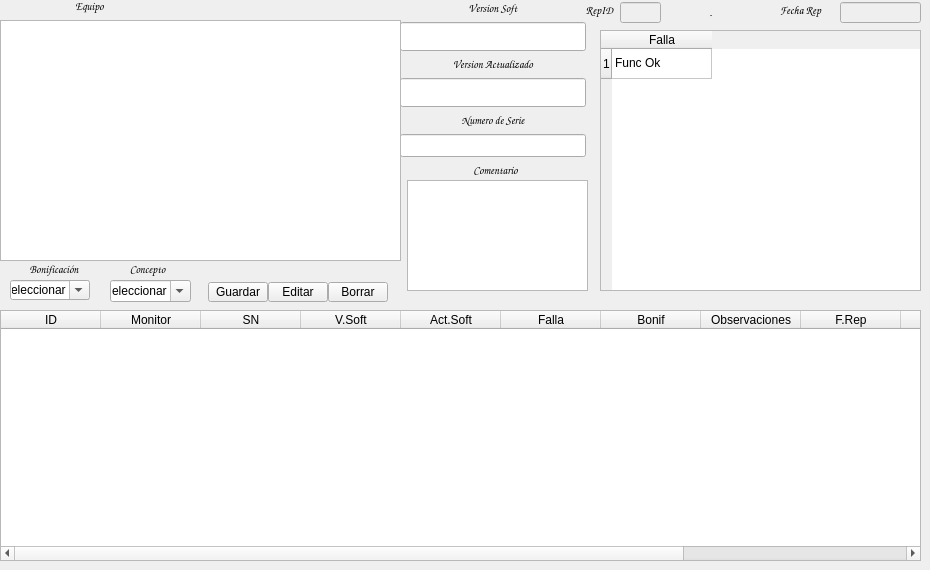
   <widget class="QWidget" name="Monitores">
    <attribute name="title">
     <string>Monitores</string>
    </attribute>
    <widget class="QTextEdit" name="MON_COM">
     <property name="geometry">
      <rect>
       <x>407</x>
       <y>180</y>
       <width>181</width>
       <height>111</height>
      </rect>
     </property>
     <property name="inputMethodHints">
      <set>Qt::ImhNone</set>
     </property>
    </widget>
    <widget class="QLabel" name="label_9">
     <property name="geometry">
      <rect>
       <x>405</x>
       <y>160</y>
       <width>181</width>
       <height>20</height>
      </rect>
     </property>
     <property name="font">
      <font>
       <family>Comic Sans MS</family>
       <pointsize>8</pointsize>
       <weight>75</weight>
       <bold>true</bold>
      </font>
     </property>
     <property name="text">
      <string>Comentario</string>
     </property>
     <property name="alignment">
      <set>Qt::AlignCenter</set>
     </property>
    </widget>
    <widget class="QPushButton" name="MON_BORRAR">
     <property name="geometry">
      <rect>
       <x>328</x>
       <y>282</y>
       <width>60</width>
       <height>20</height>
      </rect>
     </property>
     <property name="text">
      <string>Borrar</string>
     </property>
    </widget>
    <widget class="QTableWidget" name="MON_FALLAS">
     <property name="geometry">
      <rect>
       <x>600</x>
       <y>30</y>
       <width>321</width>
       <height>261</height>
      </rect>
     </property>
     <property name="sizeAdjustPolicy">
      <enum>QAbstractScrollArea::AdjustToContents</enum>
     </property>
     <row>
      <property name="text">
       <string>1</string>
      </property>
     </row>
     <column>
      <property name="text">
       <string>Falla</string>
      </property>
     </column>
     <item row="0" column="0">
      <property name="text">
       <string>Func Ok</string>
      </property>
      <property name="checkState">
       <enum>Unchecked</enum>
      </property>
     </item>
    </widget>
    <widget class="QTableWidget" name="MonitoresDatos">
     <property name="geometry">
      <rect>
       <x>0</x>
       <y>310</y>
       <width>921</width>
       <height>251</height>
      </rect>
     </property>
     <property name="styleSheet">
      <string notr="true">selection-background-color: rgb(85, 255, 0);</string>
     </property>
     <property name="selectionBehavior">
      <enum>QAbstractItemView::SelectRows</enum>
     </property>
     <column>
      <property name="text">
       <string>ID</string>
      </property>
     </column>
     <column>
      <property name="text">
       <string>Monitor</string>
      </property>
     </column>
     <column>
      <property name="text">
       <string>SN</string>
      </property>
     </column>
     <column>
      <property name="text">
       <string>V.Soft</string>
      </property>
     </column>
     <column>
      <property name="text">
       <string>Act.Soft</string>
      </property>
     </column>
     <column>
      <property name="text">
       <string>Falla</string>
      </property>
     </column>
     <column>
      <property name="text">
       <string>Bonif</string>
      </property>
     </column>
     <column>
      <property name="text">
       <string>Observaciones</string>
      </property>
     </column>
     <column>
      <property name="text">
       <string>F.Rep</string>
      </property>
     </column>
     <column>
      <property name="text">
       <string>RepID</string>
      </property>
     </column>
     <column>
      <property name="text">
       <string>Grupo</string>
      </property>
     </column>
     <column>
      <property name="text">
       <string>Concepto</string>
      </property>
     </column>
    </widget>
    <widget class="QPushButton" name="MON_GUARDAR">
     <property name="geometry">
      <rect>
       <x>208</x>
       <y>282</y>
       <width>60</width>
       <height>20</height>
      </rect>
     </property>
     <property name="text">
      <string>Guardar</string>
     </property>
    </widget>
    <widget class="QLineEdit" name="MON_REP_ID">
     <property name="enabled">
      <bool>false</bool>
     </property>
     <property name="geometry">
      <rect>
       <x>620</x>
       <y>2</y>
       <width>41</width>
       <height>21</height>
      </rect>
     </property>
     <property name="font">
      <font>
       <family>Times New Roman</family>
       <pointsize>9</pointsize>
       <weight>75</weight>
       <bold>true</bold>
      </font>
     </property>
     <property name="contextMenuPolicy">
      <enum>Qt::DefaultContextMenu</enum>
     </property>
     <property name="layoutDirection">
      <enum>Qt::LeftToRight</enum>
     </property>
     <property name="inputMethodHints">
      <set>Qt::ImhDate|Qt::ImhSensitiveData</set>
     </property>
     <property name="text">
      <string/>
     </property>
     <property name="maxLength">
      <number>10</number>
     </property>
     <property name="alignment">
      <set>Qt::AlignCenter</set>
     </property>
    </widget>
    <widget class="QLabel" name="lID_28">
     <property name="geometry">
      <rect>
       <x>574</x>
       <y>0</y>
       <width>51</width>
       <height>20</height>
      </rect>
     </property>
     <property name="font">
      <font>
       <family>Comic Sans MS</family>
       <pointsize>8</pointsize>
       <weight>75</weight>
       <bold>true</bold>
      </font>
     </property>
     <property name="text">
      <string>RepID</string>
     </property>
     <property name="alignment">
      <set>Qt::AlignCenter</set>
     </property>
    </widget>
    <widget class="QLabel" name="lID_31">
     <property name="geometry">
      <rect>
       <x>770</x>
       <y>0</y>
       <width>61</width>
       <height>20</height>
      </rect>
     </property>
     <property name="font">
      <font>
       <family>Comic Sans MS</family>
       <pointsize>8</pointsize>
       <weight>75</weight>
       <bold>true</bold>
      </font>
     </property>
     <property name="text">
      <string>Fecha Rep</string>
     </property>
     <property name="alignment">
      <set>Qt::AlignCenter</set>
     </property>
    </widget>
    <widget class="QLineEdit" name="MON_FECHA_REP">
     <property name="enabled">
      <bool>false</bool>
     </property>
     <property name="geometry">
      <rect>
       <x>840</x>
       <y>2</y>
       <width>81</width>
       <height>21</height>
      </rect>
     </property>
     <property name="font">
      <font>
       <family>Times New Roman</family>
       <pointsize>9</pointsize>
       <weight>75</weight>
       <bold>true</bold>
      </font>
     </property>
     <property name="contextMenuPolicy">
      <enum>Qt::DefaultContextMenu</enum>
     </property>
     <property name="layoutDirection">
      <enum>Qt::LeftToRight</enum>
     </property>
     <property name="inputMethodHints">
      <set>Qt::ImhDate|Qt::ImhSensitiveData</set>
     </property>
     <property name="text">
      <string/>
     </property>
     <property name="maxLength">
      <number>10</number>
     </property>
     <property name="alignment">
      <set>Qt::AlignCenter</set>
     </property>
    </widget>
    <widget class="QPushButton" name="MON_EDITAR">
     <property name="geometry">
      <rect>
       <x>268</x>
       <y>282</y>
       <width>60</width>
       <height>20</height>
      </rect>
     </property>
     <property name="text">
      <string>Editar</string>
     </property>
    </widget>
    <widget class="QLabel" name="label_16">
     <property name="geometry">
      <rect>
       <x>0</x>
       <y>-2</y>
       <width>179</width>
       <height>16</height>
      </rect>
     </property>
     <property name="font">
      <font>
       <family>Comic Sans MS</family>
       <pointsize>8</pointsize>
       <weight>75</weight>
       <bold>true</bold>
      </font>
     </property>
     <property name="frameShadow">
      <enum>QFrame::Plain</enum>
     </property>
     <property name="lineWidth">
      <number>0</number>
     </property>
     <property name="text">
      <string>Equipo</string>
     </property>
     <property name="alignment">
      <set>Qt::AlignCenter</set>
     </property>
    </widget>
    <widget class="QTableWidget" name="Prod_Mon">
     <property name="geometry">
      <rect>
       <x>0</x>
       <y>20</y>
       <width>401</width>
       <height>241</height>
      </rect>
     </property>
     <property name="styleSheet">
      <string notr="true">alternate-background-color: rgb(255, 255, 255);
selection-background-color: rgb(0, 255, 127);</string>
     </property>
     <property name="sizeAdjustPolicy">
      <enum>QAbstractScrollArea::AdjustToContents</enum>
     </property>
     <property name="alternatingRowColors">
      <bool>true</bool>
     </property>
     <property name="selectionMode">
      <enum>QAbstractItemView::SingleSelection</enum>
     </property>
     <property name="selectionBehavior">
      <enum>QAbstractItemView::SelectRows</enum>
     </property>
    </widget>
    <widget class="QComboBox" name="MON_BON">
     <property name="geometry">
      <rect>
       <x>10</x>
       <y>280</y>
       <width>80</width>
       <height>20</height>
      </rect>
     </property>
     <property name="editable">
      <bool>true</bool>
     </property>
     <item>
      <property name="text">
       <string>Seleccionar</string>
      </property>
     </item>
     <item>
      <property name="text">
       <string>100% </string>
      </property>
     </item>
     <item>
      <property name="text">
       <string>0%</string>
      </property>
     </item>
     <item>
      <property name="text">
       <string>97.5%</string>
      </property>
     </item>
     <item>
      <property name="text">
       <string>95%</string>
      </property>
     </item>
     <item>
      <property name="text">
       <string>93%</string>
      </property>
     </item>
     <item>
      <property name="text">
       <string>90%</string>
      </property>
     </item>
     <item>
      <property name="text">
       <string>85%</string>
      </property>
     </item>
     <item>
      <property name="text">
       <string>80%</string>
      </property>
     </item>
     <item>
      <property name="text">
       <string>70%</string>
      </property>
     </item>
     <item>
      <property name="text">
       <string>50%</string>
      </property>
     </item>
     <item>
      <property name="text">
       <string>35%</string>
      </property>
     </item>
     <item>
      <property name="text">
       <string>30%</string>
      </property>
     </item>
     <item>
      <property name="text">
       <string>25%</string>
      </property>
     </item>
     <item>
      <property name="text">
       <string>20%</string>
      </property>
     </item>
     <item>
      <property name="text">
       <string>15%</string>
      </property>
     </item>
     <item>
      <property name="text">
       <string>10%</string>
      </property>
     </item>
    </widget>
    <widget class="QWidget" name="layoutWidget">
     <property name="geometry">
      <rect>
       <x>400</x>
       <y>1</y>
       <width>186</width>
       <height>157</height>
      </rect>
     </property>
     <layout class="QVBoxLayout" name="verticalLayout">
      <item>
       <widget class="QLabel" name="label_36">
        <property name="font">
         <font>
          <family>Comic Sans MS</family>
          <pointsize>8</pointsize>
          <weight>75</weight>
          <bold>true</bold>
         </font>
        </property>
        <property name="text">
         <string>Version Soft</string>
        </property>
        <property name="alignment">
         <set>Qt::AlignCenter</set>
        </property>
       </widget>
      </item>
      <item>
       <widget class="QLineEdit" name="MON_VSOFT">
        <property name="font">
         <font>
          <family>Times New Roman</family>
          <pointsize>14</pointsize>
          <weight>75</weight>
          <bold>true</bold>
         </font>
        </property>
        <property name="contextMenuPolicy">
         <enum>Qt::DefaultContextMenu</enum>
        </property>
        <property name="layoutDirection">
         <enum>Qt::LeftToRight</enum>
        </property>
        <property name="text">
         <string/>
        </property>
        <property name="alignment">
         <set>Qt::AlignCenter</set>
        </property>
       </widget>
      </item>
      <item>
       <widget class="QLabel" name="label_37">
        <property name="font">
         <font>
          <family>Comic Sans MS</family>
          <pointsize>8</pointsize>
          <weight>75</weight>
          <bold>true</bold>
         </font>
        </property>
        <property name="text">
         <string>Version Actualizado</string>
        </property>
        <property name="alignment">
         <set>Qt::AlignCenter</set>
        </property>
       </widget>
      </item>
      <item>
       <widget class="QLineEdit" name="MON_ACTSOFT">
        <property name="font">
         <font>
          <family>Times New Roman</family>
          <pointsize>14</pointsize>
          <weight>75</weight>
          <bold>true</bold>
         </font>
        </property>
        <property name="contextMenuPolicy">
         <enum>Qt::DefaultContextMenu</enum>
        </property>
        <property name="layoutDirection">
         <enum>Qt::LeftToRight</enum>
        </property>
        <property name="text">
         <string/>
        </property>
        <property name="alignment">
         <set>Qt::AlignCenter</set>
        </property>
       </widget>
      </item>
      <item>
       <widget class="QLabel" name="label_7">
        <property name="font">
         <font>
          <family>Comic Sans MS</family>
          <pointsize>8</pointsize>
          <weight>75</weight>
          <bold>true</bold>
         </font>
        </property>
        <property name="text">
         <string>Numero de Serie</string>
        </property>
        <property name="alignment">
         <set>Qt::AlignCenter</set>
        </property>
       </widget>
      </item>
      <item>
       <widget class="QLineEdit" name="MON_NSerie">
        <property name="font">
         <font>
          <family>Times New Roman</family>
          <pointsize>10</pointsize>
          <weight>75</weight>
          <bold>true</bold>
         </font>
        </property>
        <property name="contextMenuPolicy">
         <enum>Qt::DefaultContextMenu</enum>
        </property>
        <property name="layoutDirection">
         <enum>Qt::LeftToRight</enum>
        </property>
        <property name="text">
         <string/>
        </property>
        <property name="alignment">
         <set>Qt::AlignCenter</set>
        </property>
       </widget>
      </item>
     </layout>
    </widget>
    <widget class="QLabel" name="MAgente">
     <property name="geometry">
      <rect>
       <x>660</x>
       <y>4</y>
       <width>101</width>
       <height>20</height>
      </rect>
     </property>
     <property name="font">
      <font>
       <family>Comic Sans MS</family>
       <pointsize>8</pointsize>
       <weight>75</weight>
       <bold>true</bold>
      </font>
     </property>
     <property name="text">
      <string>-</string>
     </property>
     <property name="alignment">
      <set>Qt::AlignCenter</set>
     </property>
    </widget>
    <widget class="QComboBox" name="MonConcepto">
     <property name="geometry">
      <rect>
       <x>110</x>
       <y>280</y>
       <width>81</width>
       <height>22</height>
      </rect>
     </property>
     <property name="editable">
      <bool>true</bool>
     </property>
     <item>
      <property name="text">
       <string>Seleccionar</string>
      </property>
     </item>
    </widget>
    <widget class="QWidget" name="layoutWidget">
     <property name="geometry">
      <rect>
       <x>10</x>
       <y>260</y>
       <width>181</width>
       <height>18</height>
      </rect>
     </property>
     <layout class="QHBoxLayout" name="horizontalLayout">
      <item>
       <widget class="QLabel" name="lID_23">
        <property name="font">
         <font>
          <family>Comic Sans MS</family>
          <pointsize>8</pointsize>
          <weight>75</weight>
          <bold>true</bold>
         </font>
        </property>
        <property name="text">
         <string>Bonificación</string>
        </property>
        <property name="alignment">
         <set>Qt::AlignCenter</set>
        </property>
       </widget>
      </item>
      <item>
       <widget class="QLabel" name="lID_25">
        <property name="font">
         <font>
          <family>Comic Sans MS</family>
          <pointsize>8</pointsize>
          <weight>75</weight>
          <bold>true</bold>
         </font>
        </property>
        <property name="text">
         <string>Concepto</string>
        </property>
        <property name="alignment">
         <set>Qt::AlignCenter</set>
        </property>
       </widget>
      </item>
     </layout>
    </widget>
    <zorder>layoutWidget</zorder>
    <zorder>MON_BON</zorder>
    <zorder>MON_COM</zorder>
    <zorder>label_9</zorder>
    <zorder>MON_BORRAR</zorder>
    <zorder>layoutWidget</zorder>
    <zorder>MON_FALLAS</zorder>
    <zorder>MonitoresDatos</zorder>
    <zorder>MON_GUARDAR</zorder>
    <zorder>MON_REP_ID</zorder>
    <zorder>lID_28</zorder>
    <zorder>lID_31</zorder>
    <zorder>MON_FECHA_REP</zorder>
    <zorder>MON_EDITAR</zorder>
    <zorder>label_16</zorder>
    <zorder>Prod_Mon</zorder>
    <zorder>MAgente</zorder>
    <zorder>MonConcepto</zorder>
   </widget>
